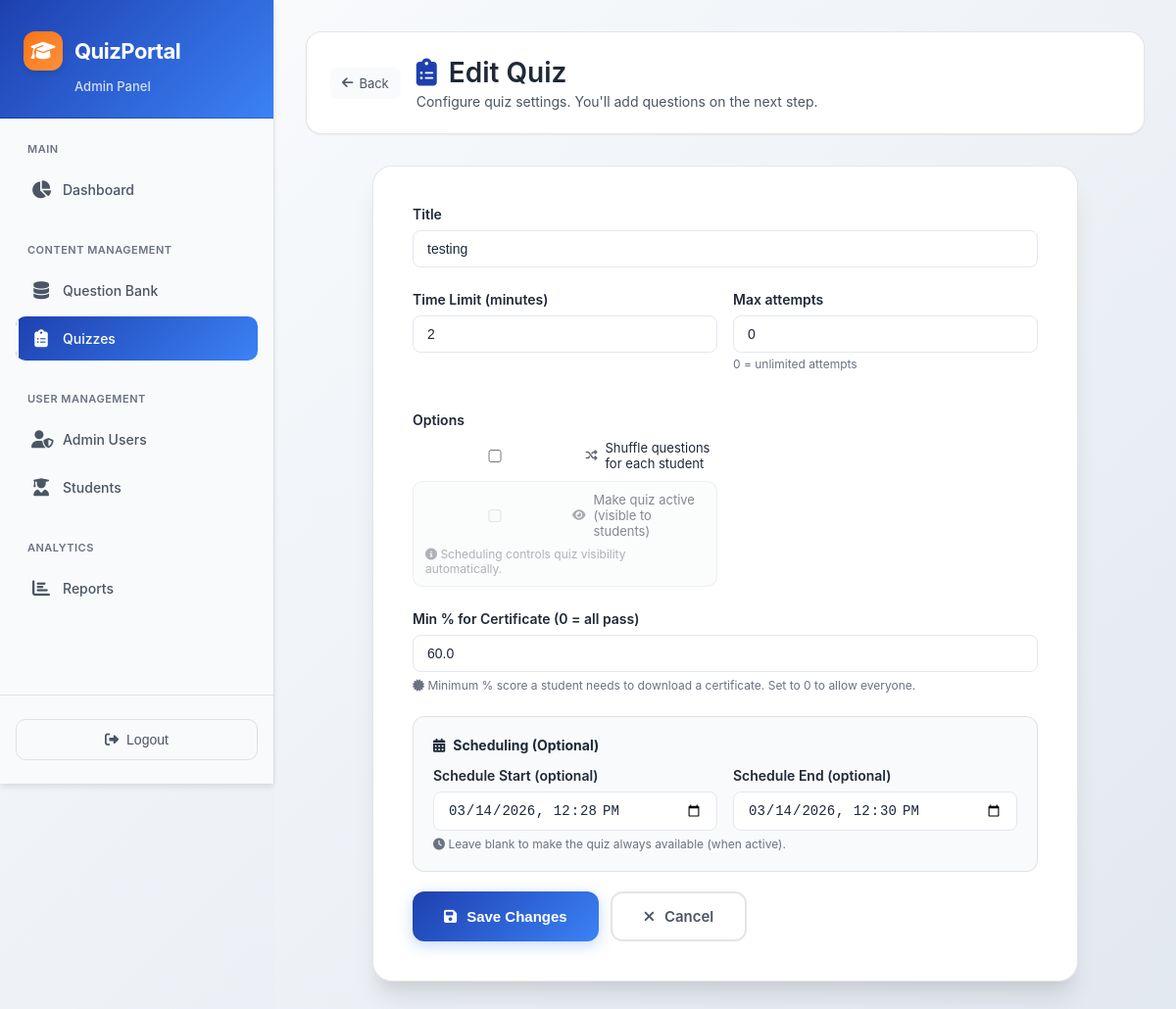
/admin-panel/quizzes/17/edit/ (signed in), run on an earlier commit of the app's database.
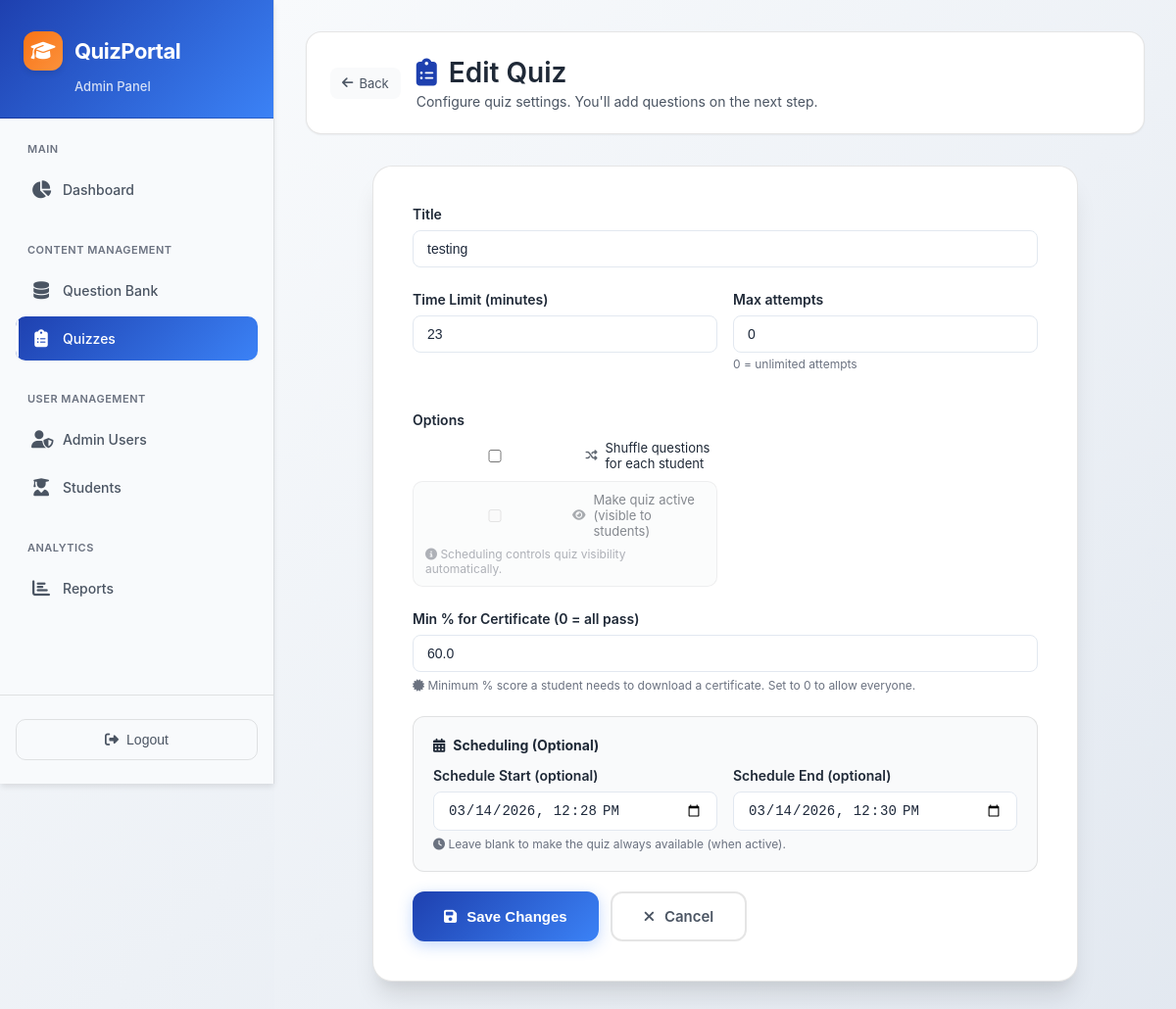
And on a later commit of the database.
### video_app/models.py (models this page shows, shortened)
class Quiz(models.Model):
    title = models.CharField(max_length=255)
    description = models.TextField(blank=True)
    time_limit_minutes = models.PositiveIntegerField(default=30, help_text="Time limit in minutes")
    shuffle_questions = models.BooleanField(default=False)
    max_attempts = models.PositiveIntegerField(default=0, help_text="Maximum attempts per student (0 for unlimited)")
    is_active = models.BooleanField(default=True)
    start_time = models.DateTimeField(null=True, blank=True, help_text="Leave blank for no schedule")
    end_time = models.DateTimeField(null=True, blank=True, help_text="Leave blank for no schedule")
    certificate_min_percentage = models.FloatField(default=60.0, help_text="Minimum % score required to download certificate")
    created_at = models.DateTimeField(auto_now_add=True)
    questions = models.ManyToManyField(Question, through='QuizQuestion', blank=True)
    class Meta:
        indexes = [
            models.Index(fields=['is_active']),
            models.Index(fields=['start_time']),
            models.Index(fields=['end_time']),
        ]

### video_app/views.py (the view)
# urls.py: path('admin-panel/quizzes/<int:quiz_id>/edit/', views.admin_edit_quiz, name='admin_edit_quiz'),
@staff_required
def admin_edit_quiz(request, quiz_id):
    quiz = get_object_or_404(Quiz, id=quiz_id)
    form = QuizForm(request.POST or None, instance=quiz)
    if request.method == 'POST' and form.is_valid():
        form.save()
        messages.success(request, "Quiz updated.")
        return redirect('video_app:admin_quizzes')
    return render(request, 'admin_panel/add_quiz.html', {'form': form, 'action': 'Edit', 'quiz': quiz})

### video_app/views.py (called while the page is built)
def staff_required(view_func):
    decorated = user_passes_test(
        lambda u: u.is_active and u.is_staff,
        login_url='/admin-login/'
    )(view_func)
    return decorated

### video_app/templates/admin_panel/add_quiz.html (shortened to what the changed rows need)
{% extends "admin_panel/base_admin.html" %}
{% block extra_css %}
<link rel="stylesheet" href="https://cdnjs.cloudflare.com/ajax/libs/font-awesome/6.4.0/css/all.min.css">
{% endblock %}
{% block admin_content %}
<div class="form-card">
    <form method="post">
        <div class="form-group">
            <label class="form-label">{{ form.title.label }}</label>
            {{ form.title }}
        </div>
        <div class="form-grid">
            <div class="form-group">
                <label class="form-label">{{ form.time_limit_minutes.label }}</label>
                {{ form.time_limit_minutes }}
            </div>
            <div class="form-group">
                <label class="form-label">{{ form.max_attempts.label }}</label>
                {{ form.max_attempts }}
                <small class="form-help">0 = unlimited attempts</small>
            </div>
            <div class="form-group">
                <div class="form-checkbox-group">
                    <label class="form-checkbox-label">
                        {{ form.shuffle_questions }}
                        <i class="fas fa-random" style="font-size: 12px; opacity: 0.7;"></i>
                        Shuffle questions for each student
                    </label>
                    <div id="schedule-active-toggle" class="schedule-active-toggle{% if form.start_time.value or form.end_time.value %} is-locked{% endif %}">
                        <label id="schedule-active-toggle-label" class="form-checkbox-label">
                            {{ form.is_active }}
                            <i class="fas fa-eye" style="font-size: 12px; opacity: 0.7;"></i>
                            Make quiz active (visible to students)
                        </label>
                    </div>
                </div>
            </div>
        </div>
        <div class="form-group">
            <label class="form-label">{{ form.certificate_min_percentage.label }}</label>
            {{ form.certificate_min_percentage }}
            <div class="form-help">
                <i class="fas fa-certificate"></i>
                Minimum % score a student needs to download a certificate. Set to 0 to allow everyone.
            </div>
        </div>
        <div class="schedule-section">
            <div class="form-grid">
                <div class="form-group" style="margin-bottom:0;">
                    <label class="form-label">{{ form.start_time.label }}</label>
                    {{ form.start_time }}
                </div>
                <div class="form-group" style="margin-bottom:0;">
                    <label class="form-label">{{ form.end_time.label }}</label>
                    {{ form.end_time }}
                </div>
            </div>
        </div>
    </form>
</div>
{% endblock %}

What changed in the data, as far as the page shows it:
changed Quiz "testing": time_limit_minutes "2" → "23"
